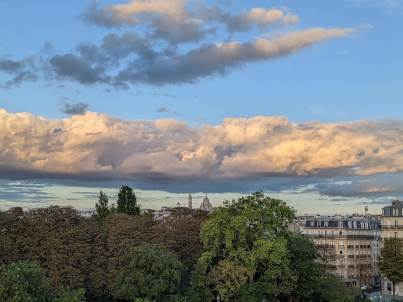
#> input picture codecs/libavif-rs/upstream/libavif/tests/data/paris_icc_exif_xmp.png, 403 x 302 px
$ python make_corpus.py out.png
#> lines starting #> are read from the running program, lines starting #| are printed output that depends on the picture
#!/usr/bin/env python3
"""Deterministic corpus for the JPEG XL patches-cost measurement (issue #236).

Usage: make_corpus.py OUT_DIR

Writes binary PPM (P6) files into OUT_DIR: eighteen generated text-like images
(desktop UI, web page, terminal/code, document page, slide, chart; each at
about 1 MP and about 4 MP, plus one small image of at most 8 groups of
256x256 pixels per kind) and four photographs taken from fixtures that
already live in the repository. Writes OUT_DIR/corpus.json with the kind,
description and SHA-256 of every file.

Requires Python 3 with Pillow (with FreeType) and NumPy:
  python3 -m venv VENV && VENV/bin/pip install pillow numpy
Text is set in the font bundled with Pillow (ImageFont.load_default(size));
nothing is read from the system's fonts, so the images depend only on the
Pillow version (recorded in corpus.json). The generated images carry no
license question: they contain only drawn shapes and pseudo-random words.
Photographs are decoded from the repository's fixtures; the three JPEG-origin
photographs depend on Pillow's libjpeg build for bit-exact pixels.
"""
import hashlib
import json
import random
import sys
from pathlib import Path

import numpy as np
import PIL
from PIL import Image, ImageDraw, ImageFilter, ImageFont

ROOT = Path(__file__).resolve().parents[3]

WORDS = (
    "alpha beta gamma delta render pixel buffer stream encode decode filter kernel "
    "window panel select option layout margin border column table value result "
    "report config update status device memory thread handle record export import "
    "network gateway session service module package version channel profile "
    "balance quality section summary overview details settings storage archive "
    "request response timeout payload message content preview download upload"
).split()

_font_cache = {}


def font(size):
    size = max(6, int(round(size)))
    if size not in _font_cache:
        _font_cache[size] = ImageFont.load_default(size=size)
    return _font_cache[size]


class Canvas:
    def __init__(self, w, h, bg, aa, s):
        self.img = Image.new("RGB", (w, h), bg)
        self.d = ImageDraw.Draw(self.img)
        self.d.fontmode = "L" if aa else "1"
        self.aa = aa
        self.s = s
        self.w, self.h = w, h

    def text(self, xy, s, size, fill, bold=False):
        x, y = xy[0] * self.s, xy[1] * self.s
        self.d.text((x, y), s, font=font(size * self.s), fill=fill,
                    stroke_width=1 if bold and self.s > 1 else 0,
                    stroke_fill=fill)

    def width(self, s, size):
        return self.d.textlength(s, font=font(size * self.s))

    def mono(self, xy, s, size, fill, advance):
        # fixed-advance cells, as a terminal grid draws them
        x, y = xy
        for i, ch in enumerate(s):
            if ch != " ":
                self.d.text((x + i * advance, y), ch, font=font(size * self.s), fill=fill)

    def rect(self, box, fill=None, outline=None, width=1):
        s = self.s
        b = [v * s for v in box]
        self.d.rectangle(b, fill=fill, outline=outline, width=max(1, width * s if width > 1 else 1))

    def line(self, pts, fill, width=1):
        self.d.line([v * self.s for v in pts], fill=fill, width=max(1, int(width * self.s)))

    def ellipse(self, box, fill=None, outline=None):
        self.d.ellipse([v * self.s for v in box], fill=fill, outline=outline)


def words(rng, n):
    return " ".join(rng.choice(WORDS) for _ in range(n))


def sentence(rng, n):
    t = words(rng, n)
    return t[0].upper() + t[1:] + "."


def theme(dark):
    if dark:
        return dict(bg=(30, 31, 34), panel=(43, 45, 49), bar=(24, 25, 28), ink=(219, 222, 225),
                    dim=(148, 155, 164), accent=(88, 101, 242), line=(63, 65, 70), ok=(87, 200, 120))
    return dict(bg=(255, 255, 255), panel=(243, 244, 246), bar=(226, 228, 232), ink=(24, 26, 30),
                dim=(100, 108, 118), accent=(37, 99, 235), line=(209, 213, 219), ok=(22, 130, 60))


def desktop_ui(w, h, s, dark, aa, seed):
    rng = random.Random(seed)
    t = theme(dark)
    c = Canvas(w, h, t["bg"], aa, s)
    W, H = w // s, h // s
    c.rect((0, 0, W, 28), fill=t["bar"])
    for i, label in enumerate(["File", "Edit", "View", "Go", "Window", "Help"]):
        c.text((12 + i * 56, 7), label, 13, t["ink"])
    c.text((W - 70, 7), "10:42", 13, t["ink"])
    c.rect((0, 28, 230, H), fill=t["panel"])
    for i in range(18):
        y = 44 + i * 30
        if i == 3:
            c.rect((8, y - 5, 222, y + 21), fill=t["accent"])
        c.rect((16, y, 32, y + 16), outline=t["dim"])
        c.text((42, y), words(rng, 2), 14, t["ink"] if i != 3 else (255, 255, 255))
    c.text((250, 44), "Project settings", 22, t["ink"], bold=True)
    for i in range(14):
        y = 92 + i * 34
        c.text((250, y), words(rng, 2).title(), 14, t["ink"])
        c.rect((420, y - 4, 640, y + 20), outline=t["line"])
        c.text((428, y), words(rng, 3), 13, t["dim"])
        c.rect((660, y - 2, 680, y + 18), outline=t["dim"])
        if i % 3 == 0:
            c.line((664, y + 8, 669, y + 14, 678, y + 2), t["ok"], 2)
    # table
    x0, y0 = 720, 92
    for col, label in enumerate(["Name", "Size", "Modified", "Kind"]):
        c.text((x0 + col * 150, y0), label, 13, t["dim"], bold=True)
    c.line((x0, y0 + 22, x0 + 600, y0 + 22), t["line"])
    for r in range(min(18, (H - y0 - 40) // 26 - 1)):
        y = y0 + 32 + r * 26
        c.text((x0, y), rng.choice(WORDS) + "." + rng.choice(["rs", "toml", "md", "json"]), 13, t["ink"])
        c.text((x0 + 150, y), f"{rng.randint(1, 999)} KB", 13, t["ink"])
        c.text((x0 + 300, y), f"2026-11-{rng.randint(1, 15):02d}", 13, t["ink"])
        c.text((x0 + 450, y), rng.choice(["Source", "Document", "Data"]), 13, t["ink"])
    for i, label in enumerate(["Cancel", "Apply", "OK"]):
        bx = W - 260 + i * 84
        c.rect((bx, H - 52, bx + 72, H - 24), fill=t["accent"] if i == 2 else t["panel"], outline=t["line"])
        c.text((bx + 14, H - 45), label, 14, (255, 255, 255) if i == 2 else t["ink"])
    return c.img


def web_page(w, h, s, dark, aa, seed):
    rng = random.Random(seed)
    t = theme(dark)
    c = Canvas(w, h, t["bg"], aa, s)
    W, H = w // s, h // s
    c.rect((0, 0, W, 56), fill=t["bar"])
    c.text((24, 16), "Example Journal", 22, t["ink"], bold=True)
    for i, label in enumerate(["Home", "Articles", "Archive", "About", "Subscribe"]):
        c.text((W - 460 + i * 90, 20), label, 14, t["accent"] if i == 1 else t["ink"])
    col_w = min(760, W - 360)
    x = (W - col_w - 300) // 2 + 20
    c.text((x, 90), sentence(rng, 5)[:-1].title(), 34, t["ink"], bold=True)
    c.text((x, 140), "By " + rng.choice(WORDS).title() + " on 2026-11-1" + str(rng.randint(0, 5)), 13, t["dim"])
    y = 180
    while y < H - 60:
        line = " ".join(sentence(rng, rng.randint(8, 14)) for _ in range(rng.randint(3, 6)))
        # wrap
        cur = ""
        for word in line.split():
            if c.width(cur + " " + word, 16) / s > col_w:
                c.text((x, y), cur, 16, t["ink"])
                y += 26
                cur = word
            else:
                cur = (cur + " " + word).strip()
            if y > H - 60:
                break
        y += 18
        if rng.random() < 0.3 and y < H - 120:
            c.text((x, y), words(rng, 3).title(), 22, t["ink"], bold=True)
            y += 40
    sx = x + col_w + 40
    for i in range(8):
        y = 100 + i * 92
        c.rect((sx, y, sx + 260, y + 76), fill=t["panel"], outline=t["line"])
        c.text((sx + 12, y + 10), words(rng, 3).title(), 14, t["ink"], bold=True)
        c.text((sx + 12, y + 36), words(rng, 4), 13, t["dim"])
    return c.img


def terminal(w, h, s, dark, aa, seed):
    rng = random.Random(seed)
    bg = (24, 24, 27) if dark else (253, 246, 227)
    ink = (212, 212, 216) if dark else (88, 110, 117)
    green = (95, 200, 120) if dark else (66, 130, 0)
    blue = (110, 160, 255) if dark else (38, 139, 210)
    red = (240, 110, 110) if dark else (200, 40, 40)
    c = Canvas(w, h, bg, aa, s)
    size, adv = 14, 8.0 * s
    lh = 20 * s
    cols = int((w - 24 * s) // adv)
    rows = int((h - 24 * s) // lh)
    c.rect((0, 0, w // s, 24), fill=(50, 50, 56) if dark else (220, 214, 196))
    for i, col in enumerate([(255, 95, 86), (255, 189, 46), (39, 201, 63)]):
        c.ellipse((10 + i * 20, 6, 22 + i * 20, 18), fill=col)
    snippets = [
        ("$ ", "cargo test --workspace", None),
        ("   Compiling ", "ferrisma-core v0.9.0 (/work/ferrisma)", green),
        ("warning: ", "unused variable: `buffer`", (230, 190, 60)),
        ("error[E0308]: ", "mismatched types", red),
        ("  --> ", "src/pipeline/encode.rs:" , blue),
    ]
    templates = [
        "fn {a}(&self, {b}: &{C}, opts: &Options) -> Result<{C}, Error> {{",
        "    let mut {a} = Vec::with_capacity({b}.len() / {n});",
        "    for ({a}, {b}) in self.{c}.iter().zip(other.{d}.iter_mut()) {{",
        "        {b}.push_{a}({c}, opts.{d})?;",
        "    }}",
        "    if {a}.{b}() > {n} {{ return Err(Error::{C}); }}",
        "    self.{a} = self.{b}.wrapping_add({n}) & 0x{n:x};",
        "    println!(\"{a} = {{}}, {b} = {{:?}}\", {c}, {d});",
        "    Ok({a})",
        "}}",
        "impl {C} for {D} {{ fn {a}(&self) -> usize {{ {n} }} }}",
    ]
    def code_line():
        t = rng.choice(templates)
        return t.format(a=rng.choice(WORDS), b=rng.choice(WORDS), c=rng.choice(WORDS),
                        d=rng.choice(WORDS), C=rng.choice(WORDS).title(),
                        D=rng.choice(WORDS).title(), n=rng.randint(2, 4096))
    y = 34 * s
    r = 0
    while r < rows - 1:
        kind = rng.random()
        if kind < 0.45:
            for _ in range(rng.randint(4, 9)):
                if r >= rows - 1:
                    break
                ln = code_line()
                c.mono((12 * s, y), ln[:cols], size, ink if "fn" not in ln else blue, adv)
                y += lh
                r += 1
        else:
            pre, body, col = rng.choice(snippets)
            line = pre + body + (str(rng.randint(10, 400)) + ":" + str(rng.randint(1, 80)) if body.endswith(":") else "")
            c.mono((12 * s, y), line[:cols], size, col or ink, adv)
            y += lh
            r += 1
    return c.img


def document(w, h, s, dark, aa, seed, scan=False):
    rng = random.Random(seed)
    c = Canvas(w, h, (255, 255, 255), aa, s)
    W, H = w // s, h // s
    mx = 80
    c.text((W // 2 - 140, 70), "Technical Report " + str(rng.randint(10, 99)), 26, (0, 0, 0), bold=True)
    c.text((W // 2 - 90, 108), "Revision 2026-11-15", 13, (60, 60, 60))
    y = 150
    page = 1
    while y < H - 90:
        if rng.random() < 0.25:
            c.text((mx, y), f"{rng.randint(1, 9)}. " + words(rng, 3).title(), 18, (0, 0, 0), bold=True)
            y += 36
        para = " ".join(sentence(rng, rng.randint(8, 14)) for _ in range(rng.randint(3, 5)))
        cur = ""
        for word in para.split():
            if c.width(cur + " " + word, 12.5) / s > W - 2 * mx:
                c.text((mx, y), cur, 12.5, (20, 20, 20))
                y += 19
                cur = word
                if y > H - 90:
                    break
            else:
                cur = (cur + " " + word).strip()
        y += 14
    c.text((W // 2 - 10, H - 50), str(page), 12, (60, 60, 60))
    img = c.img
    if scan:
        img = img.rotate(0.35, resample=Image.BICUBIC, fillcolor=(236, 232, 224))
        img = img.filter(ImageFilter.GaussianBlur(0.7))
        a = np.asarray(img).astype(np.float32)
        nr = np.random.default_rng(seed)
        a = a * 0.93 + 6 + nr.normal(0, 5.0, a.shape[:2])[..., None]
        img = Image.fromarray(np.clip(a, 0, 255).astype(np.uint8))
    return img


def slide(w, h, s, dark, aa, seed):
    rng = random.Random(seed)
    bg = (16, 24, 48) if dark else (250, 250, 247)
    ink = (245, 245, 245) if dark else (20, 28, 50)
    acc = (255, 176, 59) if dark else (200, 60, 30)
    c = Canvas(w, h, bg, aa, s)
    W, H = w // s, h // s
    c.rect((0, 0, 14, H), fill=acc)
    c.text((70, 54), words(rng, 3).title(), 46, ink, bold=True)
    c.line((70, 118, 420, 118), acc, 4)
    for i in range(5):
        y = 160 + i * 74
        c.ellipse((74, y + 10, 90, y + 26), fill=acc)
        c.text((110, y), sentence(rng, 6)[:-1], 28, ink)
        c.text((110, y + 36), words(rng, 7), 16, (150, 160, 180) if dark else (90, 100, 120))
    # side figure: three labeled boxes
    for i, label in enumerate(["Input", "Process", "Output"]):
        bx = 780 + 0
        by = 160 + i * 130
        c.rect((bx, by, bx + 360, by + 90), fill=(36, 52, 96) if dark else (232, 236, 245), outline=acc)
        c.text((bx + 120, by + 28), label, 26, ink, bold=True)
        if i < 2:
            c.line((bx + 180, by + 90, bx + 180, by + 130), acc, 3)
    c.text((W - 120, H - 36), f"{rng.randint(2, 30)} / 32", 14, (150, 160, 180))
    return c.img


def chart(w, h, s, dark, aa, seed):
    rng = random.Random(seed)
    t = theme(dark)
    c = Canvas(w, h, t["bg"], aa, s)
    W, H = w // s, h // s
    c.text((60, 24), "Monthly throughput by region", 24, t["ink"], bold=True)
    c.text((60, 58), "Requests per second, 2026", 14, t["dim"])
    left, top, right, bottom = 90, 110, W - 60, H - 90
    for i in range(6):
        y = bottom - (bottom - top) * i / 5
        c.line((left, y, right, y), t["line"], 1)
        c.text((left - 56, y - 8), f"{i * 200}", 14, t["dim"])
    n = 12
    palette = [(66, 133, 244), (234, 67, 53), (251, 188, 5), (52, 168, 83)]
    bw = (right - left) / n
    series = [[rng.randint(120, 900) for _ in range(n)] for _ in range(3)]
    for m in range(n):
        for k in range(3):
            v = series[k][m]
            x0 = left + m * bw + 8 + k * (bw - 16) / 3
            x1 = x0 + (bw - 16) / 3 - 2
            c.rect((x0, bottom - (bottom - top) * v / 1000, x1, bottom), fill=palette[k])
        c.text((left + m * bw + bw / 2 - 12, bottom + 10), ["Jan", "Feb", "Mar", "Apr", "May", "Jun",
                                                             "Jul", "Aug", "Sep", "Oct", "Nov", "Dec"][m], 14, t["ink"])
    for k, name in enumerate(["EMEA", "APAC", "AMER"]):
        lx = right - 330 + k * 110
        c.rect((lx, 78, lx + 14, 92), fill=palette[k])
        c.text((lx + 20, 76), name, 14, t["ink"])
    c.line((left, top, left, bottom), t["ink"], 2)
    c.line((left, bottom, right, bottom), t["ink"], 2)
    return c.img


# (id, kind, description, builder, size, extra) -- two sizes per kind
def generated():
    # (w, h, s): about 1 MP at s=1, about 4 MP at s=2
    small, large = (1280, 800, 1), (2560, 1600, 2)
    return [
        ("desktop-ui-light-1mp", "desktop UI", "settings window, light theme, antialiased text", desktop_ui, small, dict(dark=False, aa=True, seed=11)),
        ("desktop-ui-dark-4mp", "desktop UI", "settings window, dark theme, 2x scale, text without antialiasing", desktop_ui, large, dict(dark=True, aa=False, seed=12)),
        ("web-light-1mp", "web page", "article page with sidebar cards, light theme, antialiased", web_page, small, dict(dark=False, aa=True, seed=21)),
        ("web-dark-4mp", "web page", "article page with sidebar cards, dark theme, 2x scale, antialiased", web_page, large, dict(dark=True, aa=True, seed=22)),
        ("terminal-dark-1mp", "terminal/code", "dark terminal grid, code and compiler output, antialiased", terminal, small, dict(dark=True, aa=True, seed=31)),
        ("terminal-light-4mp", "terminal/code", "light terminal grid, 2x scale, text without antialiasing", terminal, large, dict(dark=False, aa=False, seed=32)),
        ("document-scan-1mp", "document page", "rendered page with scan simulation (rotation 0.35 deg, blur, grain)", lambda w, h, s, **k: document(w, h, s, scan=True, **k), (850, 1100, 1), dict(dark=False, aa=True, seed=41)),
        ("document-clean-4mp", "document page", "rendered page, 2x scale, clean, antialiased", document, (1700, 2200, 2), dict(dark=False, aa=True, seed=42)),
        ("slide-dark-1mp", "slide", "dark title slide with bullets and boxes, antialiased", slide, (1280, 720, 1), dict(dark=True, aa=True, seed=51)),
        ("slide-light-4mp", "slide", "light slide, 2x scale, text without antialiasing", slide, (2560, 1440, 2), dict(dark=False, aa=False, seed=52)),
        ("chart-light-1mp", "chart", "grouped bar chart with labels, light theme, antialiased", chart, (1200, 900, 1), dict(dark=False, aa=True, seed=61)),
        ("chart-dark-4mp", "chart", "grouped bar chart with labels, dark theme, 2x scale, antialiased", chart, (2400, 1800, 2), dict(dark=True, aa=True, seed=62)),
        # Small images, at most 8 groups of 256x256 pixels: cjxl's default
        # (non-streaming) path, where its patch heuristic runs at effort 7.
        ("desktop-ui-light-0.5mp", "desktop UI", "small settings window, light theme, antialiased (8 groups)", desktop_ui, (1024, 512, 1), dict(dark=False, aa=True, seed=13)),
        ("web-light-0.5mp", "web page", "small article page, light theme, text without antialiasing (8 groups)", web_page, (1024, 512, 1), dict(dark=False, aa=False, seed=23)),
        ("terminal-dark-0.4mp", "terminal/code", "small dark terminal grid, antialiased (6 groups)", terminal, (768, 512, 1), dict(dark=True, aa=True, seed=33)),
        ("document-clean-0.4mp", "document page", "small rendered page, clean, antialiased (6 groups)", document, (512, 768, 1), dict(dark=False, aa=True, seed=43)),
        ("slide-dark-0.5mp", "slide", "small dark slide, antialiased (8 groups)", slide, (912, 512, 1), dict(dark=True, aa=True, seed=53)),
        ("chart-light-0.5mp", "chart", "small bar chart with labels, light theme, antialiased (8 groups)", chart, (1024, 512, 1), dict(dark=False, aa=True, seed=63)),
    ]


PHOTOS = [
    ("photo-paris-png", "codecs/libavif-rs/upstream/libavif/tests/data/paris_icc_exif_xmp.png"),
    ("photo-flower-jpeg", "codecs/libjxl-rs/tests/data/decode-test/flower.png.im_q85_420.jpg"),
    ("photo-dog-jpeg", "codecs/libavif-rs/upstream/libavif/tests/data/dog_exif_extended_xmp_icc.jpg"),
    ("photo-seine-jpeg", "codecs/libavif-rs/upstream/libavif/tests/data/seine_sdr_gainmap_srgb.jpg"),
]


def write_ppm(path, img):
    img = img.convert("RGB")
    with open(path, "wb") as f:
        f.write(b"P6\n%d %d\n255\n" % img.size)
        f.write(img.tobytes())


def main():
    out = Path(sys.argv[1])
    out.mkdir(parents=True, exist_ok=True)
    entries = []
    for name, kind, desc, fn, (w, h, s), kw in generated():
        img = fn(w, h, s, **kw)
        assert img.size == (w, h), (name, img.size)
        write_ppm(out / f"{name}.ppm", img)
        entries.append(dict(name=name, kind=kind, description=desc, width=w, height=h, source="generated"))
#> this loop made 18 passes
#> pass 1, in main, `img = fn(w, h, s, **kw)`:
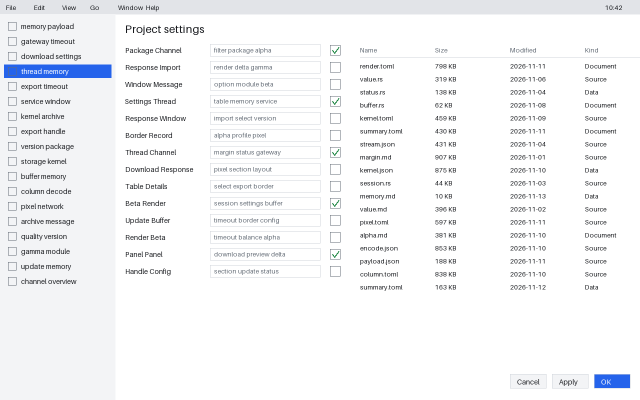
#> img: PIL image 1280x800 RGB (shown at 1/2 size); mean R, G, B 244.1, 244.9, 246.6
#> pass 2, in main, `img = fn(w, h, s, **kw)`:
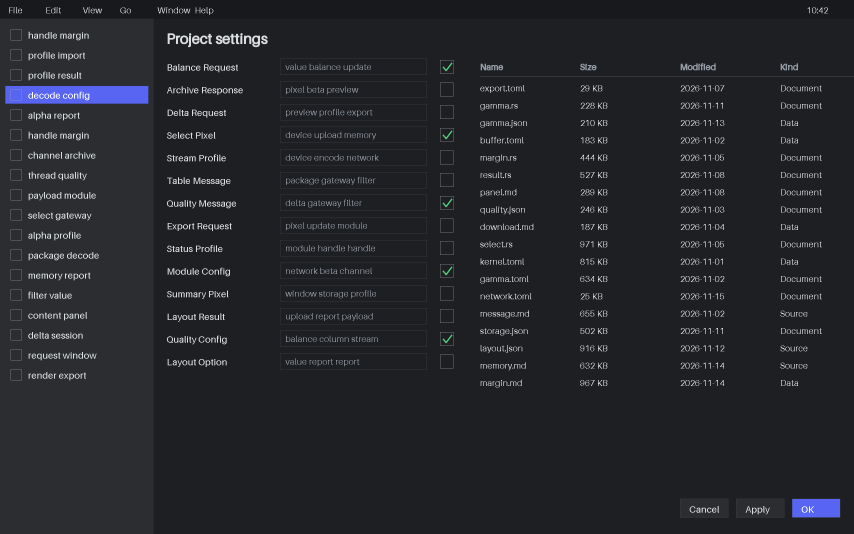
#> img: PIL image 2560x1600 RGB (shown at 1/3 size); mean R, G, B 37, 38.3, 42.5
    for name, rel in PHOTOS:
        src = ROOT / rel
        img = Image.open(src)
#> img is the input picture: PIL image 403x302 RGB; mean R, G, B 119.5, 130.2, 137.8
        img.load()
        write_ppm(out / f"{name}.ppm", img)
        entries.append(dict(name=name, kind="photograph", description="repository fixture, decoded to 8-bit RGB (embedded ICC ignored)",
                            width=img.size[0], height=img.size[1], source=rel))
    for e in entries:
        e["sha256"] = hashlib.sha256((out / f"{e['name']}.ppm").read_bytes()).hexdigest()
    (out / "corpus.json").write_text(json.dumps(dict(pillow=PIL.__version__, numpy=np.__version__, images=entries), indent=2) + "\n")
    for e in entries:
        print(f"{e['name']:24} {e['kind']:14} {e['width']}x{e['height']}  {e['sha256'][:12]}")


if __name__ == "__main__":
    main()
